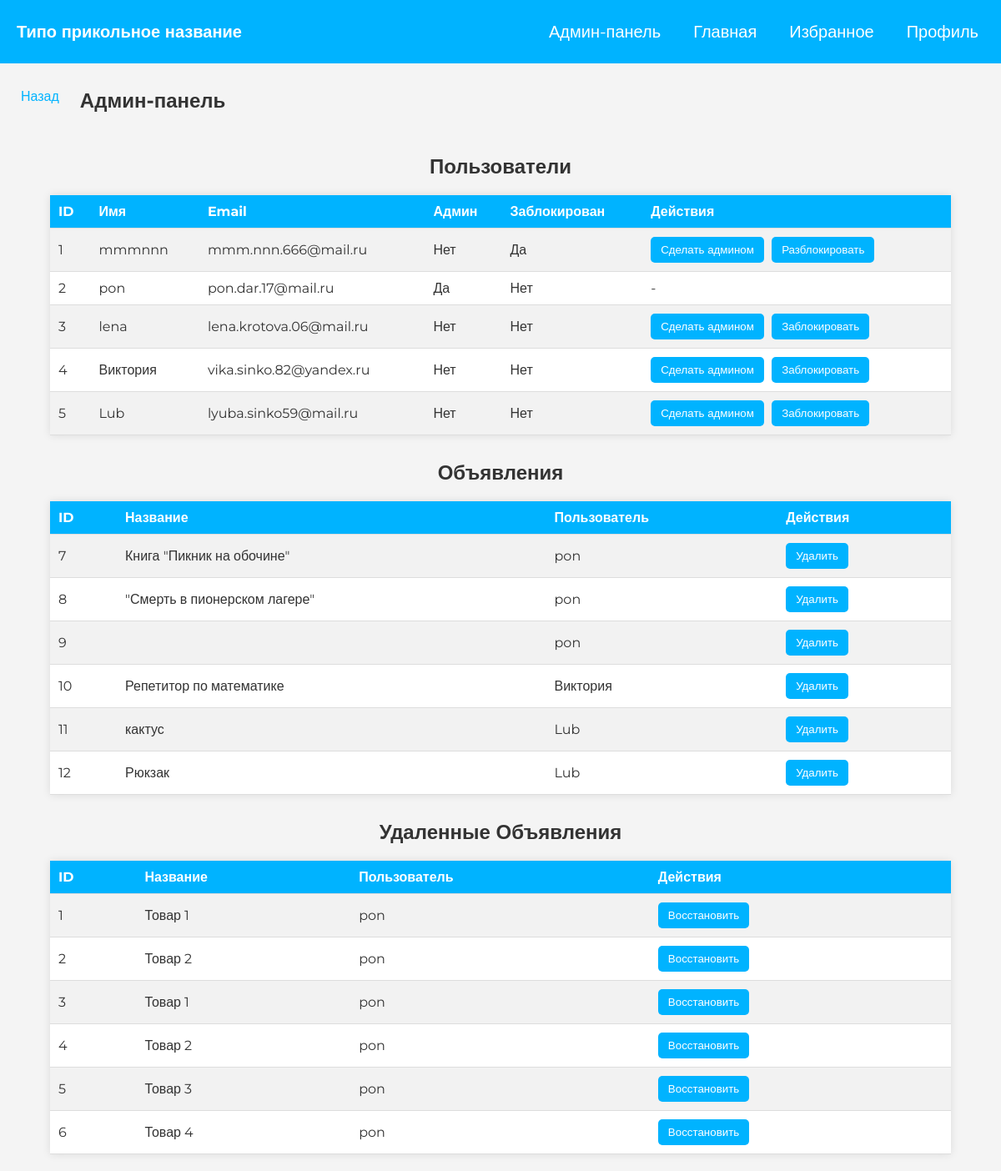
The app's page /admin (signed in) with its own data.
### index2.py (models this page shows, shortened)
class User(db.Model, UserMixin):
    id = db.Column(db.Integer, primary_key=True)
    username = db.Column(db.String(50), nullable=False)
    email = db.Column(db.String(120), nullable=False)
    password = db.Column(db.String(128), nullable=False)
    changed = db.Column(db.Boolean, nullable=False, default=False)
    is_admin = db.Column(db.Boolean, nullable=False, default=False)
    block = db.Column(db.Boolean, nullable=False, default=False)

class Goods(db.Model):
    __tablename__ = 'goods'
    id = db.Column(db.Integer, primary_key=True)
    name = db.Column(db.String(100), nullable=False)
    price = db.Column(db.Float, nullable=False)
    condition = db.Column(db.String(10), nullable=False)
    category_id =  db.Column(db.Integer, db.ForeignKey('category.id'), nullable=True)
    description = db.Column(db.Text, nullable=True)
    city_id = db.Column(db.Integer, db.ForeignKey('cities.id'), nullable=True)
    address = db.Column(db.String(200), nullable=True)
    phone_number = db.Column(db.String(15), nullable=True)
    user_id = db.Column(db.Integer, db.ForeignKey('user.id'), nullable=False)
    is_deleted = db.Column(db.Boolean, default=False)
    user = db.relationship('User', backref=db.backref('goods', lazy=True))
    category = db.relationship('Category', backref=db.backref('goods', lazy=True))
    city = db.relationship('Cities', backref=db.backref('cities', lazy=True))

### index2.py (the view)
@app.route('/admin')
@login_required
def admin_panel():
    if not current_user.is_admin:
        abort(403)  # Доступ запрещён, если не админ
    users = User.query.all()
    goods = Goods.query.filter_by(is_deleted=False).all()
    del_goods = Goods.query.filter_by(is_deleted=True).all()
    return render_template('admin_dash.html', users=users, goods=goods, del_goods=del_goods)

### index2.py (called while the page is built)
@login_manager.user_loader
def load_user(user_id):
    return User.query.get(int(user_id))

### templates/admin_dash.html (shortened to what this page needs)
<!DOCTYPE html>
<html lang="en">
<head>
    <link rel="stylesheet" href="/static/main.css">
    <link  rel="stylesheet" href="/static/admin2.css">
</head>
<body>
<header class="header">
            <div class="header_top">
                <div class="container_header">
                    <div class="header_inner">
                        <a class="logo" href="{{ url_for('index') }}">Типо прикольное название</a>
                        <nav class="menu">
                            <ul class="menu_list">
                                {% if current_user.is_admin %}
                                    <li class="menu_list-item">
                                        <a class="menu_list-link" href="{{ url_for('admin_panel') }}">Админ-панель</a>
                                    </li>
                                {% endif %}
                                <li class="menu_list-item">
                                    <a class="menu_list-link" href="{{ url_for('index') }}">Главная</a>
                                </li>
                                <li class="menu_list-item">
                                    <a class="menu_list-link" href="{{ url_for('favourites') }}">Избранное</a>
                                </li>
                                {% if current_user.is_authenticated %}
                                    <li class="menu_list-item">
                                        <a class="menu_list-link" href="{{ url_for('profile', username=current_user.username) }}">Профиль</a>
                                    </li>
                                {% else %}
                                    <li class="menu_list-item">
                                        <a class="menu_list-link" href="{{ url_for('login') }}">Войти</a>
                                    </li>
                                {% endif %}
                            </ul>
                        </nav>
                    </div>
                </div>
            </div>
        </header>
<div class="back">
        <a href="{{ request.referrer or url_for('index') }}">Назад</a>
           <h2>Админ-панель</h2>
    </div>
<div class="container">
<h2>Пользователи</h2>
<table>
    <tr>
        <th>ID</th><th>Имя</th><th>Email</th><th>Админ</th><th>Заблокирован</th><th>Действия</th>
    </tr>
    {% for user in users %}
    <tr>
        <td>{{ user.id }}</td>
        <td>{{ user.username }}</td>
        <td>{{ user.email }}</td>
        <td>{{ 'Да' if user.is_admin else 'Нет' }}</td>
        <td>{{ 'Да' if user.block else 'Нет' }}</td>
        <td>
            {% if user.id != current_user.id %}
            <form action="{{ url_for('toggle_admin', user_id=user.id) }}" method="post" style="display:inline;">
                <button type="submit">{{ 'Убрать админ' if user.is_admin else 'Сделать админом' }}</button>
            </form>
            <form action="{{ url_for('toggle_block', user_id=user.id) }}" method="post" style="display:inline;">
                <button type="submit">{{ 'Разблокировать' if user.block else 'Заблокировать' }}</button>
            </form>
            {% else %}
            -
            {% endif %}
        </td>
    </tr>
    {% endfor %}
</table>
<h2>Объявления</h2>
<table>
    <tr>
        <th>ID</th><th>Название</th><th>Пользователь</th><th>Действия</th>
    </tr>
    {% for good in goods %}
    <tr>
        <td>{{ good.id }}</td>
        <td>{{ good.name }}</td>
        <td>{{ good.user.username }}</td>
        <td>
            <form action="{{ url_for('admin_delete_good', good_id=good.id) }}" method="post" style="display:inline;">
                <button type="submit">Удалить</button>
            </form>
        </td>
    </tr>
    {% endfor %}
</table>
    <h2>Удаленные Объявления</h2>
<table>
    <tr>
        <th>ID</th><th>Название</th><th>Пользователь</th><th>Действия</th>
    </tr>
    {% for good in del_goods %}
    <tr>
        <td>{{ good.id }}</td>
        <td>{{ good.name }}</td>
        <td>{{ good.user.username }}</td>
        <td>
            <form action="{{ url_for('admin_recover_good', good_id=good.id) }}" method="post" style="display:inline;">
                <button type="submit">Восстановить</button>
            </form>
        </td>
    </tr>
    {% endfor %}
</table>
</div>
</body>
</html>

### static/main.css (style rules this page uses)
body { margin: 0; padding: 0; font-family: "Montserrat", sans-serif; }
.header_top { background: #00b3ff; padding-top: 10px; position: sticky; padding-bottom: 10px; }
a { text-decoration: none; }
.header_inner { display: flex; justify-content: space-between; align-items: center; }
.logo { margin-right: 5px; margin-left: 20px; font-size: 20px; float: left; color: #fff; font-weight: bold; }
.menu_list { display: flex; list-style: none; }
.menu_list-item { margin-right: 15px; }
.menu_list-link { color: #fff; padding: 10px 20px; font-size: 20px; box-sizing: border-box; cursor: pointer; transition: all 0.3s; }
.back { display: flex; justify-content: flex-start; align-items: center; }
.back a { margin: 10px; color: #00b3ff; text-decoration: none; font-size: 16px; padding: 10px 15px; border-radius: 20px; }

### static/admin2.css (style rules this page uses)
body { font-family: "Montserrat", sans-serif; background-color: #f4f4f4; color: #333; margin: 0; padding: 0; }
.container { width: 90%; max-width: 1200px; margin: 0 auto; }
h2 { text-align: center; margin-top: 30px; color: #333; }
table { width: 100%; border-collapse: collapse; margin-bottom: 30px; box-shadow: 0 0 10px rgba(0, 0, 0, 0.1); background-color: #fff; }
th, td { padding: 12px 15px; text-align: left; border-bottom: 1px solid #ddd; }
th { background-color: #00b3ff; color: white; font-weight: bold; }
tr:nth-child(even) { background-color: #f2f2f2; }
button { padding: 8px 12px; border: none; background-color: #00b3ff; color: white; cursor: pointer; border-radius: 5px; transition: background-color 0.3s ease; }
table { width: 100%; border-collapse: collapse; margin-bottom: 20px; }
th, td { padding: 10px; text-align: left; border-bottom: 1px solid #ddd; }
th { background-color: #00b3ff; color: white; }
form { display: inline-block; margin-right: 5px; }
button { background-color: #00b3ff; color: white; padding: 8px 12px; border: none; border-radius: 5px; cursor: pointer; transition: background-color 0.3s ease; }
.menu_list-link { color: #fff; text-decoration: none; padding: 8px 12px; border-radius: 5px; transition: background-color 0.3s ease; }

### records on screen
User: id "1", username "mmmnnn", email "mmm.nnn.666@mail.ru", is_admin "Нет", block "Да", is_admin "Сделать админом", block "Разблокировать"
User: id "2", username "pon", email "pon.dar.17@mail.ru", is_admin "Да", block "Нет"
User: id "3", username "lena", email "lena.krotova.06@mail.ru", is_admin "Нет", block "Нет", is_admin "Сделать админом", block "Заблокировать"
User: id "4", username "Виктория", email "vika.sinko.82@yandex.ru", is_admin "Нет", block "Нет", is_admin "Сделать админом", block "Заблокировать"
User: id "5", username "Lub", email "lyuba.sinko59@mail.ru", is_admin "Нет", block "Нет", is_admin "Сделать админом", block "Заблокировать"
Goods: id "7", name "Книга \"Пикник на обочине\"", user.username "pon"
Goods: id "8", name "\"Смерть в пионерском лагере\"", user.username "pon"
Goods: id "9", user.username "pon"
Goods: id "10", name "Репетитор по математике", user.username "Виктория"
Goods: id "11", name "кактус", user.username "Lub"
Goods: id "12", name "Рюкзак", user.username "Lub"
Goods: id "1", name "Товар 1", user.username "pon"
Goods: id "2", name "Товар 2", user.username "pon"
Goods: id "3", name "Товар 1", user.username "pon"
Goods: id "4", name "Товар 2", user.username "pon"
Goods: id "5", name "Товар 3", user.username "pon"
Goods: id "6", name "Товар 4", user.username "pon"
